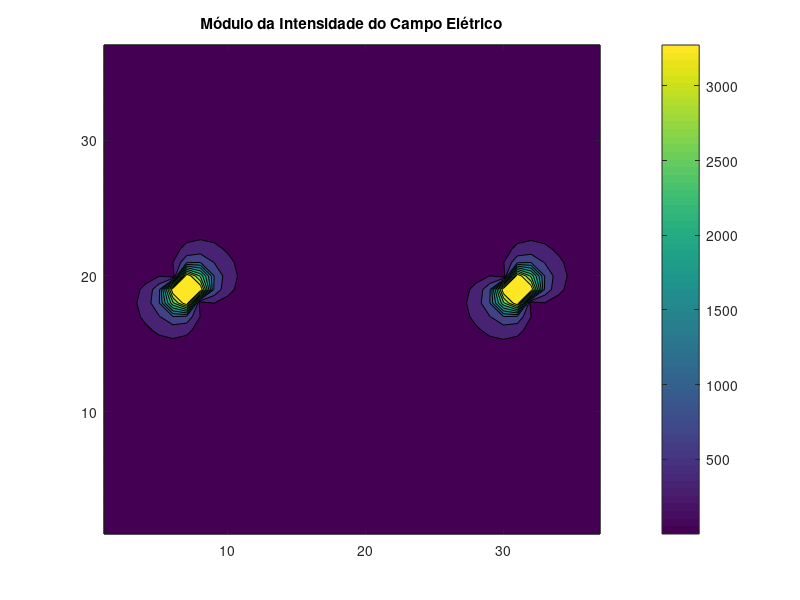
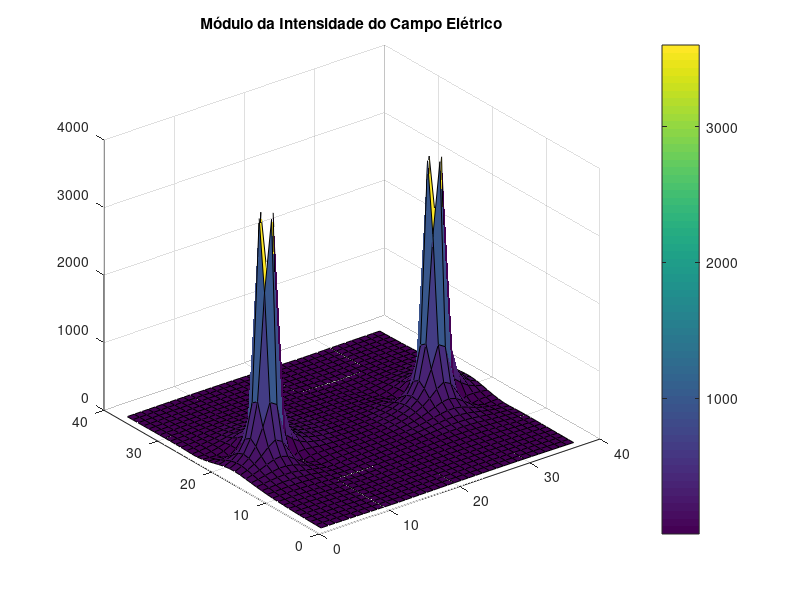

The MATLAB script that drew these images, in order:
%Laboratorio de Eletromagnetismo - Eng. Eletrica
%Pratica 01 - Lei de Coulomb e Campos Eletricos
%29/10/2021
%Gabriel Arantes e Larissa Braga
%Questao 1 - Dipolo Eletrico

clc;
clear all;
close all;
format long e; %Definicao do tipo de variavel usada
%%
%Definicao das constantes

q1 = 1e-9; %Carga 1
q2 = -1e-9; %Carga 2

posx1 = 60e-2; posy1 = 0; %Localizacao da Carga 1 no eixo x e y
posx2 = -60e-2; posy2 = 0; %Localizacao da Carga 2 no eixo x e y

e0 = 8.854e-12; %Permissividade eletrica no vacuo
k = 1/(4*pi*e0); %Constante Lei de Coulomb

dominio1 = -90e-2; %Limite inferior do dominio a ser analisado
dominio2 = 90e-2; %Limite superior do dominio a ser analisado

%%
%%Item c - Obter o gráfico de cores que mostre a intensidade do campo
%%elétrico
x = dominio1:5e-2:dominio2; %Vetor com pontos do dominio para tracar o grafico
y = dominio1:5e-2:dominio2; %Vetor com pontos do dominio para tracar o grafico

[X,Y] = meshgrid(x,y);

%Calculando os vetores distancia
R1x = X-posx1;
R1y = Y-posy1;

R2x = X-posx2;
R2y = Y-posy2;

%Calculando o modulo dos vetores distancia
mod1 = (sqrt(R1x.^2 + R1y.^2)).^3;
mod2 = (sqrt(R2x.^2 + R2y.^2)).^3;

%Calculando os vetores de campo eletrico em cada uma das direcoes
%Carga 1
E1x = (k*q1)*(X-posx1)./mod1;
E1y = (k*q1)*(Y-posy1)./mod1;

%Carga 2
E2x = (k*q2)*(X-posx2)./mod2;
E2y = (k*q2)*(Y-posy2)./mod2;

%Campo eletrico total em cada uma das direcoes
E1 = E1x+E1y;
E2 = E2x+E2y;
%%
%Plotando o gráfico
figure(1)
contourf(abs(E1+E2)), colorbar; %Gráfico em 2D
title("Módulo da Intensidade do Campo Elétrico"); %Título

figure(2)
surf(abs(E1+E2)), colorbar; %Gráfico em 3D
title("Módulo da Intensidade do Campo Elétrico"); %Título